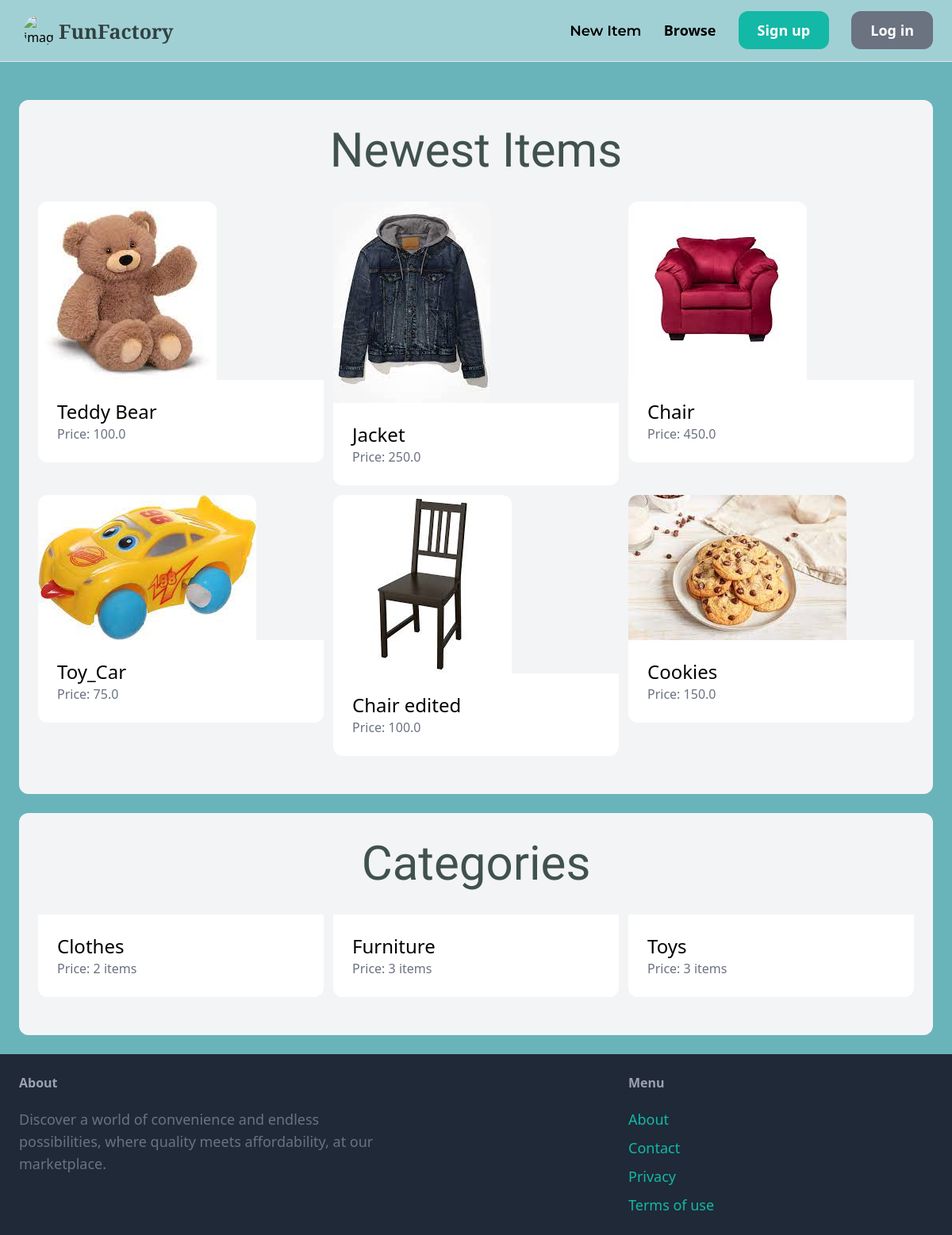
The page / on the database its author committed.
### item/models.py (models this page shows, shortened)
class Item(models.Model):
    category = models.ForeignKey(Category, related_name='items', on_delete=models.CASCADE)
    name = models.CharField(max_length=255)
    description = models.TextField(blank=True, null=True)
    price = models.FloatField()
    image = models.ImageField(upload_to='items_images', blank=True, null=True)
    is_Sold = models.BooleanField(default=False)
    created_by = models.ForeignKey(User, related_name='items', on_delete=models.CASCADE)
    created_at = models.DateTimeField(auto_now_add=True)

class Category(models.Model):
    name = models.CharField(max_length=255)
    class Meta:
        ordering = ('name',)
        verbose_name_plural = 'Categories'

### core/views.py (the view)
# urls.py: path('', views.index, name='index'),
def index(request):
    items = Item.objects.filter(is_Sold=False)[0:6]
    categories = Category.objects.all()
    return render(request, 'core/index.html', {
        'categories': categories,
        'items': items,
    })

### core/templates/core/index.html (shortened to what this page needs)
{% extends 'core/base.html' %}
{% block content %}
    <div class="mt-6 px-6 py-12 bg-gray-100 rounded-xl">
        <h2 class="mb-12 text-2xl text-center" style="font-family: 'Sacramento', cursive; font-size: 60px; font-weight: initial; color: #40514e;">Newest Items</h2>
        <div class="grid grid-cols-3 gap-3">
            {% for item in items %}
                <div>
                    <a href="{% url 'item:detail' item.id %}">
                        <div>
                            <img src="{{ item.image.url }}" class="rounded-t-xl">
                        </div>
                        <div class="p-6 bg-white rounded-b-xl">
                            <h2 class="text-2xl">{{ item.name }}</h2>
                            <p class="text-gray-500">Price: {{ item.price }}</p>
                        </div>
                    </a>
                </div>
            {% endfor %}
        </div>
    </div>
    <div class="mt-6 px-6 py-12 bg-gray-100 rounded-xl">
        <h2 class="mb-12 text-2xl text-center" style="font-family: 'Sacramento', cursive;font-size: 60px;font-weight: initial;color: #40514e;">Categories</h2>
        <div class="grid grid-cols-3 gap-3">
            {% for category in categories %}
                <div>
                    <a href="#">
                        <div class="p-6 bg-white rounded-b-xl">
                            <h2 class="text-2xl">{{ category.name }}</h2>
                            <p class="text-gray-500">Price: {{ category.items.count }} items</p>
                        </div>
                    </a>
                </div>
            {% endfor %}
        </div>
    </div>
{% endblock %}

### core/templates/core/base.html (shortened to what this page needs)
<!doctype html>
<html>
    <head>
        <script src="https://cdn.tailwindcss.com"></script>
    </head>
    <body style="background-color: #148b9566;">
        <img src="https://th.bing.com/th/id/OIP.gCznLg9MK2sPL8_JOu233QHaHa?w=178&h=180&c=7&r=0&o=5&pid=1.7" alt="image" style=" width: 40px; height: 40px; border-radius: 120%;border-radius: 100%;
        position: absolute; top: 19px; margin-left: 30px;">
        <nav class="py-6 px-6 flex justify-between items-center border-b border-gray-200" >
            <a href="/" class="text-xl font-semibold"  style="font-family: 'Merriweather', serif; font-size: 25px; font-weight: bold; color:#000000b0; margin-left: 50px;">FunFactory</a>
            <div class="space-x-6" >
                <a href="{% url 'item:new' %}" class="text-lg font-semibold hover:text-gray-500" style="font-family: 'Montserrat', sans-serif;">New Item</a>
                <a href="{% url 'item:items' %}" class="text-lg font-semibold hover:text-gray-500">Browse</a>
                {% if request.user.is_authenticated %}
                <a href="{% url 'account:index' %}" class="px-6 py-3 text-lg font-semibold bg-teal-500 text-white rounded-xl hover:bg-teal-700">Account</a>
                <a href="{% url 'dashboard:index' %}" class="px-6 py-3 text-lg font-semibold bg-teal-500 text-white rounded-xl hover:bg-teal-700">Inventory</a>
                <a href="{% url 'core:signup' %}" class="px-6 py-3 text-lg font-semibold bg-teal-500 text-white rounded-xl hover:bg-teal-700">Log out</a>
                {% else %}
                    <a href="{% url 'core:signup' %}" class="px-6 py-3 text-lg font-semibold bg-teal-500 text-white rounded-xl hover:bg-teal-700">Sign up</a>
                    <a href="{% url 'core:login' %}" class="px-6 py-3 text-lg font-semibold bg-gray-500 text-white rounded-xl hover:bg-gray-700">Log in</a>
                {% endif %}
            </div>
        </nav>
        <div class="px-6 py-6" style="background-color: #148b9566;">
            {% block content %}
            {% endblock %}
        </div>
        <footer class="py-6 px-6 flex justify-between bg-gray-800">
            <div class="w-2/3 pr-10">
                <h3 class="mb-5 font-semibold text-gray-400">About</h3>
                <p class="text-lg text-gray-500" style="width:inherit;">Discover a world of convenience and endless possibilities, where quality meets affordability, at our marketplace.</p>
            </div>
            <div class="w-1/3">
                <h3 class="mb-5 font-semibold text-gray-400">Menu</h3>
                <ul class="space-y-2">
                    <li><a href="#" class="text-lg text-teal-500 hover:text-teal-700">About</a></li>
                    <li><a href="{% url 'core:contact' %}" class="text-lg text-teal-500 hover:text-teal-700">Contact</a></li>
                    <li><a href="#" class="text-lg text-teal-500 hover:text-teal-700">Privacy</a></li>
                    <li><a href="#" class="text-lg text-teal-500 hover:text-teal-700">Terms of use</a></li>
                </ul>
            </div>
        </footer>
    </body>
</html>

### rows shown on the page
Item: image (picture), name "Teddy Bear", price "100.0"
Item: image (picture), name "Jacket", price "250.0"
Item: image (picture), name "Chair", price "450.0"
Item: image (picture), name "Toy_Car", price "75.0"
Item: image (picture), name "Chair edited", price "100.0"
Item: image (picture), name "Cookies", price "150.0"
Category: name "Clothes", items.count "2"
Category: name "Furniture", items.count "3"
Category: name "Toys", items.count "3"
